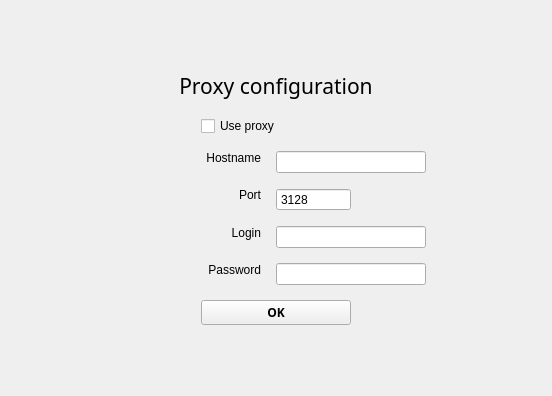
<?xml version="1.0" encoding="UTF-8"?>
<ui version="4.0">
 <class>ProxyUI</class>
 <widget class="QWidget" name="ProxyUI">
  <property name="geometry">
   <rect>
    <x>0</x>
    <y>0</y>
    <width>552</width>
    <height>396</height>
   </rect>
  </property>
  <property name="windowTitle">
   <string/>
  </property>
  <layout class="QVBoxLayout" name="verticalLayout_2">
   <item>
    <layout class="QVBoxLayout" name="verticalLayout">
     <property name="spacing">
      <number>15</number>
     </property>
     <property name="leftMargin">
      <number>100</number>
     </property>
     <property name="rightMargin">
      <number>100</number>
     </property>
     <item>
      <spacer name="verticalSpacer">
       <property name="orientation">
        <enum>Qt::Vertical</enum>
       </property>
       <property name="sizeHint" stdset="0">
        <size>
         <width>20</width>
         <height>40</height>
        </size>
       </property>
      </spacer>
     </item>
     <item>
      <widget class="QLabel" name="labelProxyConfiguration">
       <property name="font">
        <font>
         <family>Segoe UI Semibold</family>
         <pointsize>16</pointsize>
         <weight>50</weight>
         <bold>false</bold>
        </font>
       </property>
       <property name="styleSheet">
        <string notr="true">color: @default-text-color ;</string>
       </property>
       <property name="text">
        <string>Proxy configuration</string>
       </property>
       <property name="alignment">
        <set>Qt::AlignCenter</set>
       </property>
      </widget>
     </item>
     <item>
      <layout class="QHBoxLayout" name="horizontalLayout_2">
       <item>
        <widget class="QCheckBox" name="checkBoxUseProxy">
         <property name="maximumSize">
          <size>
           <width>150</width>
           <height>16777215</height>
          </size>
         </property>
         <property name="styleSheet">
          <string notr="true"/>
         </property>
         <property name="text">
          <string>Use proxy</string>
         </property>
        </widget>
       </item>
      </layout>
     </item>
     <item>
      <layout class="QFormLayout" name="formLayout">
       <property name="sizeConstraint">
        <enum>QLayout::SetFixedSize</enum>
       </property>
       <property name="fieldGrowthPolicy">
        <enum>QFormLayout::FieldsStayAtSizeHint</enum>
       </property>
       <item row="2" column="0">
        <widget class="QLabel" name="labelHostname">
         <property name="sizePolicy">
          <sizepolicy hsizetype="Fixed" vsizetype="Fixed">
           <horstretch>0</horstretch>
           <verstretch>0</verstretch>
          </sizepolicy>
         </property>
         <property name="minimumSize">
          <size>
           <width>150</width>
           <height>0</height>
          </size>
         </property>
         <property name="maximumSize">
          <size>
           <width>150</width>
           <height>16777215</height>
          </size>
         </property>
         <property name="styleSheet">
          <string notr="true">QLabel{
	color : @gray-text-color;
}
QLabel::disabled{
	color : @disabled-color;
}
</string>
         </property>
         <property name="text">
          <string>Hostname</string>
         </property>
         <property name="alignment">
          <set>Qt::AlignRight|Qt::AlignTrailing|Qt::AlignVCenter</set>
         </property>
        </widget>
       </item>
       <item row="2" column="1">
        <widget class="QLineEdit" name="lineEditHostname">
         <property name="enabled">
          <bool>true</bool>
         </property>
         <property name="sizePolicy">
          <sizepolicy hsizetype="Fixed" vsizetype="Fixed">
           <horstretch>0</horstretch>
           <verstretch>0</verstretch>
          </sizepolicy>
         </property>
         <property name="minimumSize">
          <size>
           <width>150</width>
           <height>0</height>
          </size>
         </property>
         <property name="maximumSize">
          <size>
           <width>150</width>
           <height>16777215</height>
          </size>
         </property>
         <property name="styleSheet">
          <string notr="true"/>
         </property>
        </widget>
       </item>
       <item row="4" column="0">
        <widget class="QLabel" name="labelPort">
         <property name="sizePolicy">
          <sizepolicy hsizetype="Fixed" vsizetype="Fixed">
           <horstretch>0</horstretch>
           <verstretch>0</verstretch>
          </sizepolicy>
         </property>
         <property name="minimumSize">
          <size>
           <width>150</width>
           <height>0</height>
          </size>
         </property>
         <property name="maximumSize">
          <size>
           <width>150</width>
           <height>16777215</height>
          </size>
         </property>
         <property name="styleSheet">
          <string notr="true">QLabel{
	color : @gray-text-color;
}
QLabel::disabled{
	color : @disabled-color;
}</string>
         </property>
         <property name="text">
          <string>Port</string>
         </property>
         <property name="alignment">
          <set>Qt::AlignRight|Qt::AlignTrailing|Qt::AlignVCenter</set>
         </property>
        </widget>
       </item>
       <item row="5" column="0">
        <widget class="QLabel" name="labelLogin">
         <property name="sizePolicy">
          <sizepolicy hsizetype="Fixed" vsizetype="Fixed">
           <horstretch>0</horstretch>
           <verstretch>0</verstretch>
          </sizepolicy>
         </property>
         <property name="minimumSize">
          <size>
           <width>150</width>
           <height>0</height>
          </size>
         </property>
         <property name="maximumSize">
          <size>
           <width>150</width>
           <height>16777215</height>
          </size>
         </property>
         <property name="styleSheet">
          <string notr="true">QLabel{
	color : @gray-text-color;
}
QLabel::disabled{
	color : @disabled-color;
}</string>
         </property>
         <property name="text">
          <string>Login</string>
         </property>
         <property name="alignment">
          <set>Qt::AlignRight|Qt::AlignTrailing|Qt::AlignVCenter</set>
         </property>
        </widget>
       </item>
       <item row="5" column="1">
        <widget class="QLineEdit" name="lineEditLogin">
         <property name="sizePolicy">
          <sizepolicy hsizetype="Fixed" vsizetype="Fixed">
           <horstretch>0</horstretch>
           <verstretch>0</verstretch>
          </sizepolicy>
         </property>
         <property name="minimumSize">
          <size>
           <width>150</width>
           <height>0</height>
          </size>
         </property>
         <property name="maximumSize">
          <size>
           <width>150</width>
           <height>16777215</height>
          </size>
         </property>
         <property name="styleSheet">
          <string notr="true"/>
         </property>
        </widget>
       </item>
       <item row="6" column="1">
        <widget class="QLineEdit" name="lineEditPassword">
         <property name="sizePolicy">
          <sizepolicy hsizetype="Fixed" vsizetype="Fixed">
           <horstretch>0</horstretch>
           <verstretch>0</verstretch>
          </sizepolicy>
         </property>
         <property name="minimumSize">
          <size>
           <width>150</width>
           <height>0</height>
          </size>
         </property>
         <property name="maximumSize">
          <size>
           <width>150</width>
           <height>16777215</height>
          </size>
         </property>
         <property name="styleSheet">
          <string notr="true"/>
         </property>
         <property name="echoMode">
          <enum>QLineEdit::Password</enum>
         </property>
        </widget>
       </item>
       <item row="6" column="0">
        <widget class="QLabel" name="labelPassword">
         <property name="sizePolicy">
          <sizepolicy hsizetype="Fixed" vsizetype="Fixed">
           <horstretch>0</horstretch>
           <verstretch>0</verstretch>
          </sizepolicy>
         </property>
         <property name="minimumSize">
          <size>
           <width>150</width>
           <height>0</height>
          </size>
         </property>
         <property name="maximumSize">
          <size>
           <width>150</width>
           <height>16777215</height>
          </size>
         </property>
         <property name="styleSheet">
          <string notr="true">QLabel{
	color : @gray-text-color;
}
QLabel::disabled{
	color : @disabled-color;
}</string>
         </property>
         <property name="text">
          <string>Password</string>
         </property>
         <property name="alignment">
          <set>Qt::AlignRight|Qt::AlignTrailing|Qt::AlignVCenter</set>
         </property>
        </widget>
       </item>
       <item row="4" column="1">
        <widget class="QSpinBox" name="spinBoxPort">
         <property name="sizePolicy">
          <sizepolicy hsizetype="Fixed" vsizetype="Fixed">
           <horstretch>0</horstretch>
           <verstretch>0</verstretch>
          </sizepolicy>
         </property>
         <property name="minimumSize">
          <size>
           <width>75</width>
           <height>0</height>
          </size>
         </property>
         <property name="maximumSize">
          <size>
           <width>75</width>
           <height>16777215</height>
          </size>
         </property>
         <property name="frame">
          <bool>true</bool>
         </property>
         <property name="buttonSymbols">
          <enum>QAbstractSpinBox::NoButtons</enum>
         </property>
         <property name="minimum">
          <number>0</number>
         </property>
         <property name="maximum">
          <number>65535</number>
         </property>
         <property name="value">
          <number>3128</number>
         </property>
        </widget>
       </item>
      </layout>
     </item>
     <item>
      <layout class="QHBoxLayout" name="horizontalLayout">
       <item>
        <widget class="QPushButton" name="buttonValidateProxy">
         <property name="minimumSize">
          <size>
           <width>50</width>
           <height>0</height>
          </size>
         </property>
         <property name="maximumSize">
          <size>
           <width>150</width>
           <height>16777215</height>
          </size>
         </property>
         <property name="font">
          <font>
           <family>Segoe WP</family>
           <weight>75</weight>
           <bold>true</bold>
          </font>
         </property>
         <property name="autoFillBackground">
          <bool>false</bool>
         </property>
         <property name="styleSheet">
          <string notr="true"/>
         </property>
         <property name="text">
          <string>OK</string>
         </property>
        </widget>
       </item>
      </layout>
     </item>
     <item>
      <spacer name="verticalSpacer_2">
       <property name="orientation">
        <enum>Qt::Vertical</enum>
       </property>
       <property name="sizeHint" stdset="0">
        <size>
         <width>20</width>
         <height>40</height>
        </size>
       </property>
      </spacer>
     </item>
    </layout>
   </item>
  </layout>
 </widget>
 <tabstops>
  <tabstop>checkBoxUseProxy</tabstop>
  <tabstop>lineEditHostname</tabstop>
  <tabstop>spinBoxPort</tabstop>
  <tabstop>lineEditLogin</tabstop>
  <tabstop>lineEditPassword</tabstop>
  <tabstop>buttonValidateProxy</tabstop>
 </tabstops>
 <resources/>
 <connections/>
</ui>
